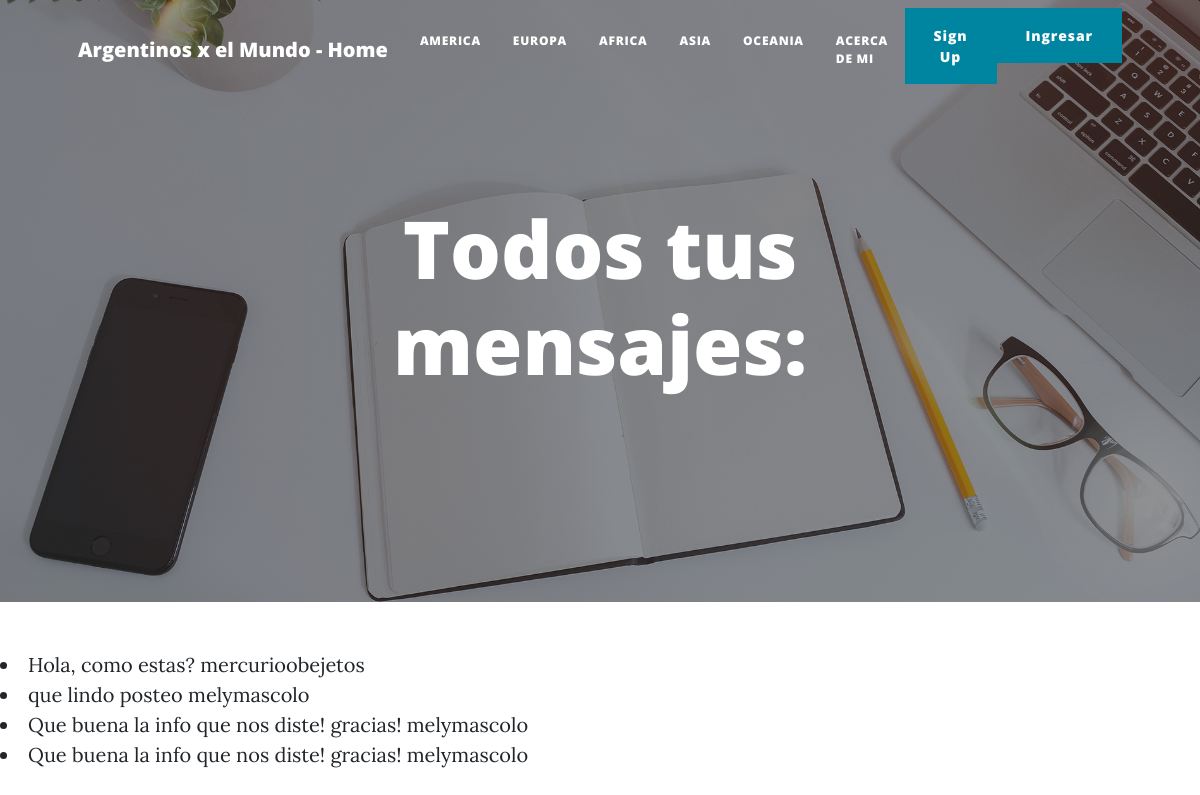
Page /messages/misMensajes/ on the earlier database version.
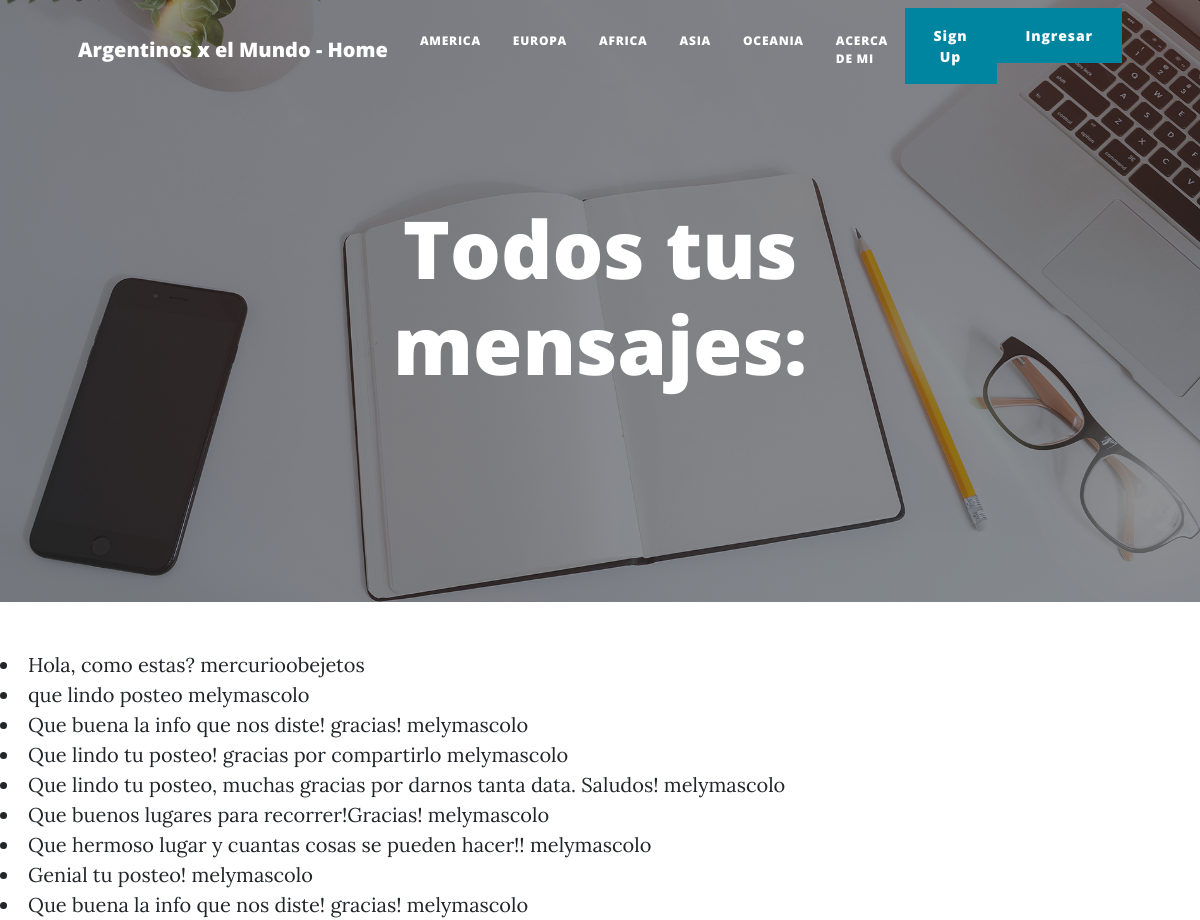
Same page on the later database version.
### AppMensajes/models.py (models this page shows)
class Mensaje(models.Model):
    emisor = models.CharField(max_length=200)
    mensaje = models.CharField(max_length=1000)
    receptor = models.CharField(max_length=200)
    def __str__(self):
        return self.mensaje+" "+self.emisor

### AppMensajes/views.py (the view)
# urls.py: path('misMensajes/', MensajeList.as_view(), name='misMensajes'),
class MensajeList(ListView):
    model = Mensaje
    template_name = 'AppMensajeria/mensaje_list.hmtl'

### AppMensajes/templates/AppMensajes/mensaje_list.html (shortened to what this page needs)
{% extends "AppViajeros/inicio.html" %}
{% load static %}
{% block titulo %}
<h1>Todos tus mensajes:</h1>
{% endblock %}
{% block cuerpo %}
{% for mensaje in object_list %}
<li>{{mensaje}}</li>
{% endfor %}
{% endblock %}

### AppViajeros/templates/AppViajeros/inicio.html (shortened to what this page needs)
<!DOCTYPE html>
<html lang="en">
    <head>
        {% load static %}
        <link href= "{% static 'AppViajeros/css/styles.css' %}" rel="stylesheet" />
    </head>
    <body>
        <nav class="navbar navbar-expand-lg navbar-light" id="mainNav">
            <div class="container px-4 px-lg-5">
                <a class="navbar-brand" href="{% url 'home' %}">Argentinos x el Mundo - Home</a>
                <div class="collapse navbar-collapse" id="navbarResponsive">
                    <ul class="navbar-nav ms-auto py-4 py-lg-0">
                        <li class="nav-item"><a class="nav-link px-lg-3 py-3 py-lg-4" href="{% url 'america' %}">America</a></li>
                        <li class="nav-item"><a class="nav-link px-lg-3 py-3 py-lg-4" href="{% url 'europa' %}">Europa</a></li>
                        <li class="nav-item"><a class="nav-link px-lg-3 py-3 py-lg-4" href="{% url 'africa' %}">Africa</a></li>
                        <li class="nav-item"><a class="nav-link px-lg-3 py-3 py-lg-4" href="{% url 'asia' %}">Asia</a></li>
                        <li class="nav-item"><a class="nav-link px-lg-3 py-3 py-lg-4" href="{% url 'oceania' %}">Oceania</a></li>
                        <li class="nav-item"><a class="nav-link px-lg-3 py-3 py-lg-4" href="{% url 'about' %}">Acerca de mi</a></li>
                        <li class="nav-item"><a class="btn btn-primary" href="{% url 'register' %}">Sign Up</a></li>
                    {% if request.user.is_authenticated %}
                        <p class="text-muted small mb-4 mb-lg-0"> {{user}} </p>
                        <li class="nav-item"><a class="btn btn-primary" href="{% url 'logout'%}">Salir</a></li>
                    {% else %}
                        <li class="nav-item"><a class="btn btn-primary" href="{% url 'login'%}">Ingresar</a></li>
                    {% endif %}
                    </ul>
                </div>
            </div>
        </nav>
        <header class="masthead" style="background-image: url('assets/img/home-bg.jpg')">
            <div class="container position-relative px-4 px-lg-5">
                <div class="row gx-4 gx-lg-5 justify-content-center">
                    <div class="col-md-10 col-lg-8 col-xl-7">
                        <div class="site-heading">
                            {% block titulo %}{% endblock %}
                        </div>
                    </div>
                </div>
            </div>
        </header>
        {% block cuerpo %}{% endblock %}

Differences in the rows shown:
added Mensaje: mensaje+emisor "Que lindo tu posteo! gracias por compartirlo melymascolo"
added Mensaje: mensaje+emisor "Que lindo tu posteo, muchas gracias por darnos tanta data. Saludos! melymascolo"
added Mensaje: mensaje+emisor "Que buenos lugares para recorrer!Gracias! melymascolo"
added Mensaje: mensaje+emisor "Que hermoso lugar y cuantas cosas se pueden hacer!! melymascolo"
added Mensaje: mensaje+emisor "Genial tu posteo! melymascolo"
